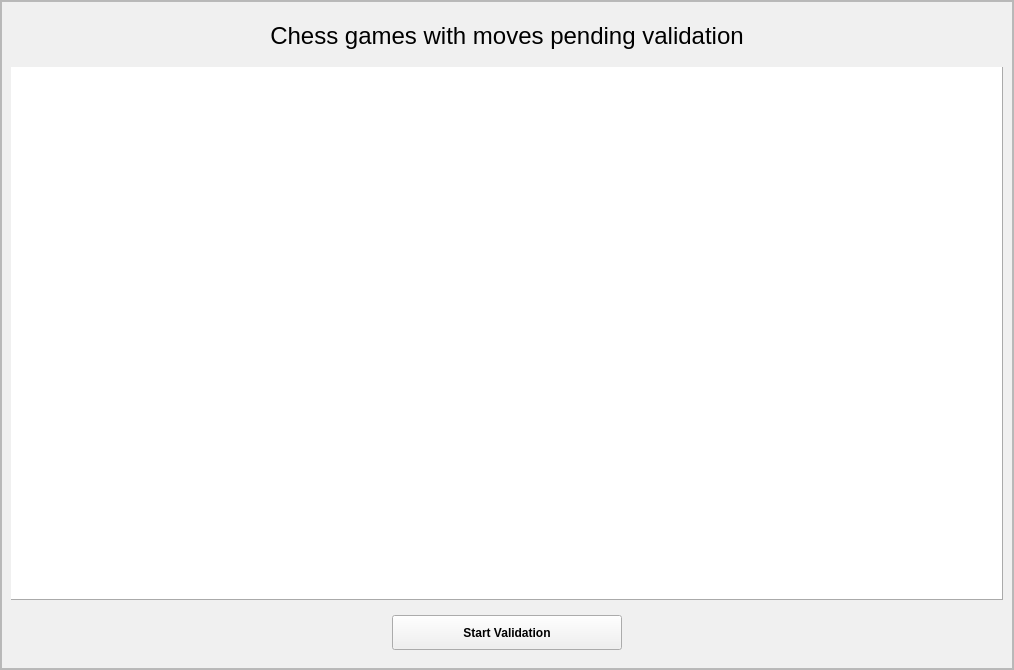
<?xml version="1.0" encoding="UTF-8"?>
<ui version="4.0">
 <class>MainWindow</class>
 <widget class="QWidget" name="MainWindow">
  <property name="geometry">
   <rect>
    <x>0</x>
    <y>0</y>
    <width>1014</width>
    <height>670</height>
   </rect>
  </property>
  <property name="windowTitle">
   <string>Form</string>
  </property>
  <layout class="QVBoxLayout" name="verticalLayout">
   <property name="spacing">
    <number>0</number>
   </property>
   <property name="leftMargin">
    <number>0</number>
   </property>
   <property name="topMargin">
    <number>0</number>
   </property>
   <property name="rightMargin">
    <number>0</number>
   </property>
   <property name="bottomMargin">
    <number>0</number>
   </property>
   <item>
    <widget class="QFrame" name="central_widget_frame">
     <property name="frameShape">
      <enum>QFrame::StyledPanel</enum>
     </property>
     <property name="frameShadow">
      <enum>QFrame::Raised</enum>
     </property>
     <layout class="QVBoxLayout" name="shadow_layout">
      <property name="spacing">
       <number>0</number>
      </property>
      <property name="leftMargin">
       <number>0</number>
      </property>
      <property name="topMargin">
       <number>0</number>
      </property>
      <property name="rightMargin">
       <number>0</number>
      </property>
      <property name="bottomMargin">
       <number>0</number>
      </property>
      <item>
       <widget class="QFrame" name="background_frame">
        <property name="font">
         <font>
          <family>Arial</family>
         </font>
        </property>
        <property name="styleSheet">
         <string notr="true">background-color: #f0f0f0;</string>
        </property>
        <property name="frameShape">
         <enum>QFrame::StyledPanel</enum>
        </property>
        <property name="frameShadow">
         <enum>QFrame::Raised</enum>
        </property>
        <layout class="QVBoxLayout" name="verticalLayout_3">
         <property name="spacing">
          <number>0</number>
         </property>
         <property name="leftMargin">
          <number>0</number>
         </property>
         <property name="topMargin">
          <number>0</number>
         </property>
         <property name="rightMargin">
          <number>0</number>
         </property>
         <property name="bottomMargin">
          <number>0</number>
         </property>
         <item>
          <widget class="QFrame" name="content_frame">
           <property name="minimumSize">
            <size>
             <width>0</width>
             <height>25</height>
            </size>
           </property>
           <property name="font">
            <font>
             <family>Arial</family>
            </font>
           </property>
           <property name="frameShape">
            <enum>QFrame::NoFrame</enum>
           </property>
           <property name="frameShadow">
            <enum>QFrame::Raised</enum>
           </property>
           <layout class="QVBoxLayout" name="verticalLayout_4">
            <item>
             <widget class="QFrame" name="title_frame">
              <property name="minimumSize">
               <size>
                <width>0</width>
                <height>50</height>
               </size>
              </property>
              <property name="maximumSize">
               <size>
                <width>16777215</width>
                <height>50</height>
               </size>
              </property>
              <property name="font">
               <font>
                <family>Arial</family>
               </font>
              </property>
              <property name="frameShape">
               <enum>QFrame::NoFrame</enum>
              </property>
              <property name="frameShadow">
               <enum>QFrame::Plain</enum>
              </property>
              <layout class="QVBoxLayout" name="verticalLayout_2">
               <item>
                <widget class="QLabel" name="title_label">
                 <property name="font">
                  <font>
                   <family>Arial</family>
                   <pointsize>18</pointsize>
                  </font>
                 </property>
                 <property name="styleSheet">
                  <string notr="true">color: black;</string>
                 </property>
                 <property name="frameShape">
                  <enum>QFrame::NoFrame</enum>
                 </property>
                 <property name="frameShadow">
                  <enum>QFrame::Plain</enum>
                 </property>
                 <property name="text">
                  <string>Chess games with moves pending validation</string>
                 </property>
                 <property name="alignment">
                  <set>Qt::AlignCenter</set>
                 </property>
                </widget>
               </item>
              </layout>
             </widget>
            </item>
            <item>
             <widget class="QFrame" name="table_frame">
              <property name="enabled">
               <bool>true</bool>
              </property>
              <property name="minimumSize">
               <size>
                <width>850</width>
                <height>300</height>
               </size>
              </property>
              <property name="font">
               <font>
                <family>Arial</family>
               </font>
              </property>
              <property name="styleSheet">
               <string notr="true">background-color: #FFFFFF;</string>
              </property>
              <property name="frameShape">
               <enum>QFrame::Panel</enum>
              </property>
              <property name="frameShadow">
               <enum>QFrame::Raised</enum>
              </property>
              <layout class="QHBoxLayout" name="horizontalLayout_3">
               <property name="leftMargin">
                <number>0</number>
               </property>
               <property name="topMargin">
                <number>0</number>
               </property>
               <property name="rightMargin">
                <number>0</number>
               </property>
               <property name="bottomMargin">
                <number>0</number>
               </property>
               <item>
                <widget class="QTableWidget" name="games_table">
                 <property name="minimumSize">
                  <size>
                   <width>200</width>
                   <height>200</height>
                  </size>
                 </property>
                 <property name="font">
                  <font>
                   <family>Arial</family>
                  </font>
                 </property>
                 <property name="styleSheet">
                  <string notr="true"/>
                 </property>
                 <property name="frameShape">
                  <enum>QFrame::NoFrame</enum>
                 </property>
                 <property name="lineWidth">
                  <number>0</number>
                 </property>
                </widget>
               </item>
              </layout>
             </widget>
            </item>
            <item>
             <widget class="QFrame" name="validation_btn_frame">
              <property name="minimumSize">
               <size>
                <width>0</width>
                <height>0</height>
               </size>
              </property>
              <property name="font">
               <font>
                <family>Arial</family>
               </font>
              </property>
              <property name="frameShape">
               <enum>QFrame::NoFrame</enum>
              </property>
              <property name="frameShadow">
               <enum>QFrame::Raised</enum>
              </property>
              <layout class="QHBoxLayout" name="horizontalLayout_4">
               <item>
                <widget class="QPushButton" name="start_validation_btn">
                 <property name="minimumSize">
                  <size>
                   <width>230</width>
                   <height>35</height>
                  </size>
                 </property>
                 <property name="maximumSize">
                  <size>
                   <width>230</width>
                   <height>35</height>
                  </size>
                 </property>
                 <property name="font">
                  <font>
                   <family>Arial</family>
                   <bold>true</bold>
                  </font>
                 </property>
                 <property name="styleSheet">
                  <string notr="true">QPushButton{
	background-color : #ff6e40;
	color: white;
}
QPushButton::hover {background-color : #ffc13b};</string>
                 </property>
                 <property name="text">
                  <string>Start Validation</string>
                 </property>
                 <property name="icon">
                  <iconset resource="../resource.qrc">
                   <normaloff>:/assets/icons/forward-white.png</normaloff>:/assets/icons/forward-white.png</iconset>
                 </property>
                 <property name="iconSize">
                  <size>
                   <width>18</width>
                   <height>18</height>
                  </size>
                 </property>
                </widget>
               </item>
              </layout>
             </widget>
            </item>
           </layout>
          </widget>
         </item>
        </layout>
       </widget>
      </item>
     </layout>
    </widget>
   </item>
  </layout>
 </widget>
 <resources>
  <include location="../resource.qrc"/>
 </resources>
 <connections/>
</ui>
